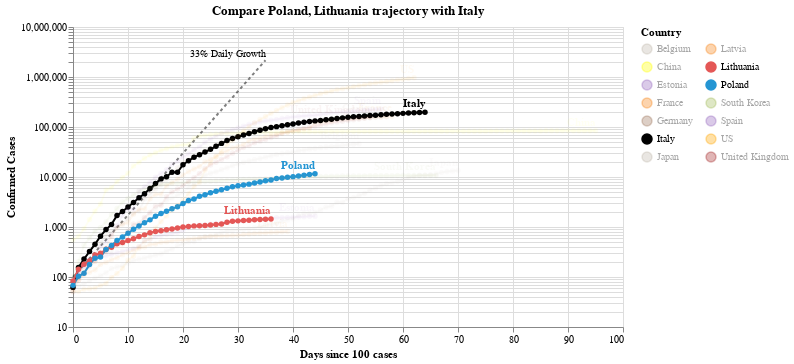

Notebook code cell kept with this figure:
### Code cell
#hide_input
chart2 = make_since_chart(dff2, ['Poland', 'Lithuania'], baseline_countries)
chart2

### Figure 1 — Vega-Lite specification as saved in the notebook (floating-point values rounded to 4 significant figures; data arrays with more than 128 entries replaced by an {"elided": "..."} marker saying what was removed)
{"config": {"view": {"continuousWidth": 400, "continuousHeight": 300}}, "layer": [{"mark": {"type": "line", "color": "black", "opacity": 0.5, "strokeDash": [3, 3]}, "encoding": {"x": {"type": "quantitative", "field": "Days since 100 cases"}, "y": {"type": "quantitative", "field": "Confirmed Cases"}}}, {"mark": {"type": "text", "align": "right", "dy": -6, "fontSize": 10, "text": "33% Daily Growth"}, "encoding": {"x": {"type": "quantitative", "field": "Days since 100 cases"}, "y": {"type": "quantitative", "field": "Confirmed Cases"}}, "transform": [{"filter": "(datum['Days since 100 cases'] >= 35)"}]}, {"data": {"name": "data-43dbe373d82a51965b3e076c26013401"}, "mark": {"type": "line", "point": true}, "encoding": {"color": {"type": "nominal", "field": "Country", "legend": {"columns": 2}, "scale": {"domain": ["Belgium", "China", "Estonia", "France", "Germany", "Italy", "Japan", "Latvia", "Lithuania", "Poland", "South Korea", "Spain", "US", "United Kingdom"], "range": ["#C1B7AD", "yellow", "#9467bd", "#F58518", "#9D755D", "black", "#C1B7AD", "#F58518", "#E45756", "#2495D3", "#A1BA59", "#9467bd", "orange", "brown"]}}, "opacity": {"condition": {"value": 1, "selection": "selector004"}, "value": 0.05}, "tooltip": [{"type": "nominal", "field": "Country"}, {"type": "temporal", "field": "Date"}, {"type": "quantitative", "field": "Confirmed Cases"}, {"type": "quantitative", "field": "Days since 100 cases"}], "x": {"type": "quantitative", "field": "Days since 100 cases"}, "y": {"type": "quantitative", "field": "Confirmed Cases", "scale": {"type": "log"}}}, "selection": {"selector004": {"type": "multi", "fields": ["Country"], "bind": "legend", "init": [{"Country": "Poland"}, {"Country": "Lithuania"}, {"Country": "Italy"}]}}, "width": 550}, {"data": {"name": "data-43dbe373d82a51965b3e076c26013401"}, "mark": {"type": "text", "align": "right", "dy": -8, "fontWeight": "bold"}, "encoding": {"color": {"type": "nominal", "field": "Country", "legend": {"columns": 2}, "scale": {"domain": ["Belgium", "China", "Estonia", "France", "Germany", "Italy", "Japan", "Latvia", "Lithuania", "Poland", "South Korea", "Spain", "US", "United Kingdom"], "range": ["#C1B7AD", "yellow", "#9467bd", "#F58518", "#9D755D", "black", "#C1B7AD", "#F58518", "#E45756", "#2495D3", "#A1BA59", "#9467bd", "orange", "brown"]}}, "opacity": {"condition": {"value": 1, "selection": "selector004"}, "value": 0.05}, "text": {"type": "nominal", "field": "Country"}, "tooltip": [{"type": "nominal", "field": "Country"}, {"type": "temporal", "field": "Date"}, {"type": "quantitative", "field": "Confirmed Cases"}, {"type": "quantitative", "field": "Days since 100 cases"}], "x": {"type": "quantitative", "field": "Days since 100 cases"}, "y": {"type": "quantitative", "field": "Confirmed Cases", "scale": {"type": "log"}}}, "transform": [{"filter": "(datum['Date'] >= 1587859200000)"}], "width": 550}], "data": {"name": "data-c1a3bbf4dd040f2e7e8e7a69520e3c2a"}, "title": "Compare Poland, Lithuania trajectory with Italy", "$schema": "https://vega.github.io/schema/vega-lite/v4.0.2.json", "datasets": {"data-c1a3bbf4dd040f2e7e8e7a69520e3c2a": [{"Days since 100 cases": 0, "Confirmed Cases": 100.0}, {"Days since 100 cases": 1, "Confirmed Cases": 133.0}, {"Days since 100 cases": 2, "Confirmed Cases": 176.9}, {"Days since 100 cases": 3, "Confirmed Cases": 235.3}, {"Days since 100 cases": 4, "Confirmed Cases": 312.9}, {"Days since 100 cases": 5, "Confirmed Cases": 416.2}, {"Days since 100 cases": 6, "Confirmed Cases": 553.5}, {"Days since 100 cases": 7, "Confirmed Cases": 736.1}, {"Days since 100 cases": 8, "Confirmed Cases": 979.1}, {"Days since 100 cases": 9, "Confirmed Cases": 1302.0}, {"Days since 100 cases": 10, "Confirmed Cases": 1732.0}, {"Days since 100 cases": 11, "Confirmed Cases": 2303.0}, {"Days since 100 cases": 12, "Confirmed Cases": 3064.0}, {"Days since 100 cases": 13, "Confirmed Cases": 4074.0}, {"Days since 100 cases": 14, "Confirmed Cases": 5419.0}, {"Days since 100 cases": 15, "Confirmed Cases": 7207.0}, {"Days since 100 cases": 16, "Confirmed Cases": 9586.0}, {"Days since 100 cases": 17, "Confirmed Cases": 12750.0}, {"Days since 100 cases": 18, "Confirmed Cases": 16960.0}, {"Days since 100 cases": 19, "Confirmed Cases": 22550.0}, {"Days since 100 cases": 20, "Confirmed Cases": 29990.0}, {"Days since 100 cases": 21, "Confirmed Cases": 39890.0}, {"Days since 100 cases": 22, "Confirmed Cases": 53060.0}, {"Days since 100 cases": 23, "Confirmed Cases": 70560.0}, {"Days since 100 cases": 24, "Confirmed Cases": 93850.0}, {"Days since 100 cases": 25, "Confirmed Cases": 124800.0}, {"Days since 100 cases": 26, "Confirmed Cases": 166000.0}, {"Days since 100 cases": 27, "Confirmed Cases": 220800.0}, {"Days since 100 cases": 28, "Confirmed Cases": 293700.0}, {"Days since 100 cases": 29, "Confirmed Cases": 390600.0}, {"Days since 100 cases": 30, "Confirmed Cases": 519500.0}, {"Days since 100 cases": 31, "Confirmed Cases": 690900.0}, {"Days since 100 cases": 32, "Confirmed Cases": 918900.0}, {"Days since 100 cases": 33, "Confirmed Cases": 1222000.0}, {"Days since 100 cases": 34, "Confirmed Cases": 1625000.0}, {"Days since 100 cases": 35, "Confirmed Cases": 2162000.0}], "data-43dbe373d82a51965b3e076c26013401": {"elided": "811 records"}}}
